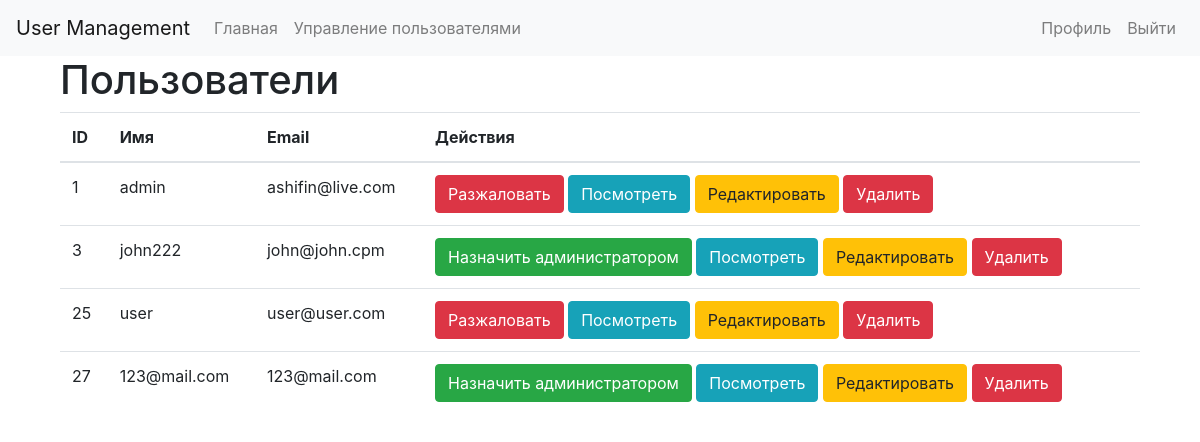
Screenshot of /users/admin.php (signed in) with the database file from the repository.
### tables this page shows
CREATE TABLE `users` (
  `id` int(11) NOT NULL,
  `username` varchar(255) NOT NULL,
  `email` varchar(100) NOT NULL,
  `password` varchar(255) NOT NULL,
  `date_registr` timestamp NOT NULL,
  `status` varchar(255) NOT NULL,
  `group_id` int(11) NOT NULL DEFAULT '1'
);

### classes/Database.php (called while the page is built, shortened)
<?php
include_once  __DIR__ . '../../config.php';
class Database
{
  private static $instance = null;
  private $pdo, $query, $error = false, $results, $count;
  private function __construct()
  {
    try {
      $this->pdo = new PDO(
          'mysql:host=' . Config::get('db.host') . ';dbname=' . Config::get('db.dbname'),
          Config::get('db.user'),
          Config::get('db.password')
      );
    } catch (PDOException $exception) {
      die($exception->getMessage());
    }
  }
  public static function getInstance()
  {
    if (!isset(self::$instance)) {
      self::$instance = new Database();
    }
    return self::$instance;
  }
  public function query($sql, $params = [])
  {
    $this->error = false;
    $this->query = $this->pdo->prepare($sql);
    if (count($params)) {
      $i = 1;
      foreach ($params as $param) {
        $this->query->bindValue($i, $param);
        $i++;
      }
    }
    if (!$this->query->execute()) {
      $this->error = true;
    } else {
      $this->results = $this->query->fetchAll(PDO::FETCH_OBJ);
      $this->count = $this->query->rowCount();
    }
    return $this;
  }
  public function all($table)
  {
    return $this->query("SELECT * FROM $table");
  }
  public function get($table, $where = [])
  {
    return $this->action('SELECT *', $table, $where);
  }
  public function action($action, $table, $where = [])
  {
    if (count($where) === 3) {
      $operators = ['=', '<', '<=', '>', '>='];
      $field = $where[0];
      $operator = $where[1];
      $value = $where[2];
      if (in_array($operator, $operators)) {
        $sql = "{$action} FROM {$table} WHERE {$field} {$operator} ?";
        if (!$this->query($sql, [$value])->error()) {
          return $this;
        }
      }
    }
    return false;
  }
  public function error()
  {
    return $this->error;
  }
  public function results()
  {
    return $this->results;
  }
  public function count()
  {
    return $this->count;
  }
}

### classes/Config.php (called while the page is built)
<?php
class Config
{
  public static function get($path = null)
  {
   if ($path){
     $config = $GLOBALS['config'];
     $path = explode('.', $path);
     foreach ($path as $item){
       if (isset($config[$item])){
         $config = $config[$item];
       }
     }
     return $config;
   }
   return false;
  }
}

### users/admin.php (the view, shortened to what this page needs)
<!doctype html>
<html lang="en">
  <head>
	<link rel="stylesheet" href="https://stackpath.bootstrapcdn.com/bootstrap/4.4.1/css/bootstrap.min.css">
	<link rel="stylesheet" href="https://stackpath.bootstrapcdn.com/font-awesome/4.7.0/css/font-awesome.min.css">
  </head>
  <body>
    <nav class="navbar navbar-expand-lg navbar-light bg-light">
      <a class="navbar-brand" href="#">User Management</a>
      <div class="collapse navbar-collapse" id="navbarSupportedContent">
        <ul class="navbar-nav mr-auto">
          <li class="nav-item">
            <a class="nav-link" href="/index.php">Главная</a>
          </li>
          <li class="nav-item">
            <a class="nav-link" href="admin.php">Управление пользователями</a>
          </li>
        </ul>
        <ul class="navbar-nav">
          <li class="nav-item">
            <li class="nav-item">
              <a href="/profile.php" class="nav-link">Профиль</a>
            </li>
            <a href="/logout.php" class="nav-link">Выйти</a>
          </li>
        </ul>
      </div>
  </nav>
    <div class="container">
      <div class="col-md-12">
        <h1>Пользователи</h1>
        <table class="table">
          <thead>
            <tr>
              <th>ID</th>
              <th>Имя</th>
              <th>Email</th>
              <th>Действия</th>
            </tr>
          </thead>
          <tbody>
          <? $users = Database::getInstance()->all('users');
          if ($users->count()): ?>
          <? foreach ($users->results() as $user) {
          ?>
            <tr>
              <td><?= $user->id ?></td>
              <td><?= $user->username ?></td>
              <td><?= $user->email ?></td>
              <td>
                <? if ($user->group_id == 1):?>
              	<a href="status.php?id=<?= $user->id ?>" class="btn btn-success">Назначить администратором</a>
              <? else:?>
                <a href="status.php?id=<?= $user->id ?>" class="btn btn-danger">Разжаловать</a>
              <? endif;?>
                <a href="/user_profile.php?id=<?= $user->id ?>" class="btn btn-info">Посмотреть</a>
                <a href="edit.php?id=<?= $user->id ?>" class="btn btn-warning">Редактировать</a>
                <a href="delete.php?id=<?= $user->id ?>" class="btn btn-danger" onclick="return confirm('Вы уверены?');">Удалить</a>
              </td>
            </tr>
            <? } else: ?>
            <h2> Пока ни одного пользователя не зарегистрированно</h2>
            <? endif; ?>
          </tbody>
        </table>
      </div>
    </div>
  </body>
</html>

### rows the page displays
users: id "1", username "admin", email "ashifin@live.com"
users: id "3", username "john222", email "john@john.cpm"
users: id "25", username "user", email "user@user.com"
users: id "27", username "123@mail.com", email "123@mail.com"
